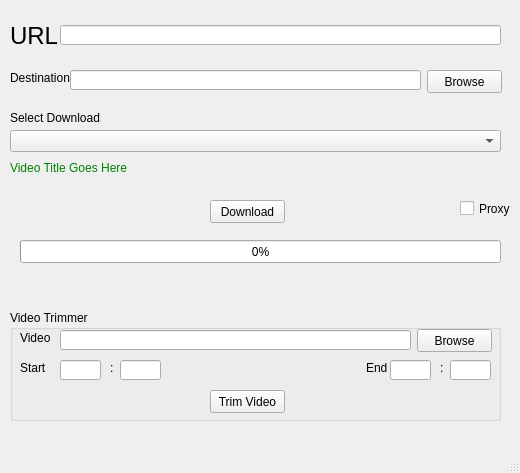
<?xml version="1.0" encoding="UTF-8"?>
<ui version="4.0">
 <class>MainWindow</class>
 <widget class="QMainWindow" name="MainWindow">
  <property name="geometry">
   <rect>
    <x>0</x>
    <y>0</y>
    <width>520</width>
    <height>473</height>
   </rect>
  </property>
  <property name="windowTitle">
   <string>MainWindow</string>
  </property>
  <widget class="QWidget" name="centralwidget">
   <widget class="QLineEdit" name="URLlineEdit">
    <property name="geometry">
     <rect>
      <x>60</x>
      <y>25</y>
      <width>441</width>
      <height>20</height>
     </rect>
    </property>
   </widget>
   <widget class="QLabel" name="label">
    <property name="geometry">
     <rect>
      <x>10</x>
      <y>20</y>
      <width>51</width>
      <height>31</height>
     </rect>
    </property>
    <property name="font">
     <font>
      <pointsize>18</pointsize>
     </font>
    </property>
    <property name="text">
     <string>URL</string>
    </property>
   </widget>
   <widget class="QLineEdit" name="destinationLineEdit">
    <property name="geometry">
     <rect>
      <x>70</x>
      <y>70</y>
      <width>351</width>
      <height>20</height>
     </rect>
    </property>
    <property name="readOnly">
     <bool>true</bool>
    </property>
   </widget>
   <widget class="QLabel" name="label_2">
    <property name="geometry">
     <rect>
      <x>10</x>
      <y>70</y>
      <width>61</width>
      <height>16</height>
     </rect>
    </property>
    <property name="text">
     <string>Destination</string>
    </property>
   </widget>
   <widget class="QPushButton" name="browseButton">
    <property name="geometry">
     <rect>
      <x>427</x>
      <y>70</y>
      <width>75</width>
      <height>23</height>
     </rect>
    </property>
    <property name="text">
     <string>Browse</string>
    </property>
   </widget>
   <widget class="QPushButton" name="downloadButton">
    <property name="geometry">
     <rect>
      <x>210</x>
      <y>200</y>
      <width>75</width>
      <height>23</height>
     </rect>
    </property>
    <property name="text">
     <string>Download</string>
    </property>
   </widget>
   <widget class="QProgressBar" name="progressBar">
    <property name="geometry">
     <rect>
      <x>20</x>
      <y>240</y>
      <width>481</width>
      <height>23</height>
     </rect>
    </property>
    <property name="value">
     <number>0</number>
    </property>
    <property name="textVisible">
     <bool>true</bool>
    </property>
   </widget>
   <widget class="QComboBox" name="comboBox">
    <property name="geometry">
     <rect>
      <x>10</x>
      <y>130</y>
      <width>491</width>
      <height>22</height>
     </rect>
    </property>
   </widget>
   <widget class="QLabel" name="label_3">
    <property name="geometry">
     <rect>
      <x>10</x>
      <y>110</y>
      <width>91</width>
      <height>16</height>
     </rect>
    </property>
    <property name="text">
     <string>Select Download:</string>
    </property>
   </widget>
   <widget class="QLabel" name="titleLabel">
    <property name="geometry">
     <rect>
      <x>10</x>
      <y>160</y>
      <width>491</width>
      <height>16</height>
     </rect>
    </property>
    <property name="text">
     <string>&lt;html&gt;&lt;head/&gt;&lt;body&gt;&lt;p&gt;&lt;span style=&quot; color:#008200;&quot;&gt;Video Title Goes Here&lt;/span&gt;&lt;/p&gt;&lt;/body&gt;&lt;/html&gt;</string>
    </property>
   </widget>
   <widget class="QCheckBox" name="proxyCheckBox">
    <property name="geometry">
     <rect>
      <x>460</x>
      <y>200</y>
      <width>51</width>
      <height>17</height>
     </rect>
    </property>
    <property name="text">
     <string>Proxy</string>
    </property>
   </widget>
   <widget class="QGroupBox" name="groupBox">
    <property name="geometry">
     <rect>
      <x>10</x>
      <y>310</y>
      <width>491</width>
      <height>111</height>
     </rect>
    </property>
    <property name="title">
     <string>Video Trimmer</string>
    </property>
    <widget class="QLabel" name="label_9">
     <property name="geometry">
      <rect>
       <x>430</x>
       <y>50</y>
       <width>41</width>
       <height>16</height>
      </rect>
     </property>
     <property name="text">
      <string>:</string>
     </property>
    </widget>
    <widget class="QLineEdit" name="lineEdit_4">
     <property name="geometry">
      <rect>
       <x>380</x>
       <y>50</y>
       <width>41</width>
       <height>20</height>
      </rect>
     </property>
    </widget>
    <widget class="QLabel" name="label_6">
     <property name="geometry">
      <rect>
       <x>10</x>
       <y>50</y>
       <width>41</width>
       <height>16</height>
      </rect>
     </property>
     <property name="text">
      <string>Start</string>
     </property>
    </widget>
    <widget class="QLineEdit" name="lineEdit_2">
     <property name="geometry">
      <rect>
       <x>110</x>
       <y>50</y>
       <width>41</width>
       <height>20</height>
      </rect>
     </property>
    </widget>
    <widget class="QPushButton" name="browseButton_2">
     <property name="geometry">
      <rect>
       <x>407</x>
       <y>19</y>
       <width>75</width>
       <height>23</height>
      </rect>
     </property>
     <property name="text">
      <string>Browse</string>
     </property>
    </widget>
    <widget class="QLineEdit" name="destinationLineEdit_2">
     <property name="geometry">
      <rect>
       <x>50</x>
       <y>20</y>
       <width>351</width>
       <height>20</height>
      </rect>
     </property>
     <property name="readOnly">
      <bool>true</bool>
     </property>
    </widget>
    <widget class="QLabel" name="label_8">
     <property name="geometry">
      <rect>
       <x>100</x>
       <y>50</y>
       <width>41</width>
       <height>16</height>
      </rect>
     </property>
     <property name="text">
      <string>:</string>
     </property>
    </widget>
    <widget class="QLabel" name="label_7">
     <property name="geometry">
      <rect>
       <x>356</x>
       <y>50</y>
       <width>30</width>
       <height>16</height>
      </rect>
     </property>
     <property name="text">
      <string>End</string>
     </property>
    </widget>
    <widget class="QLineEdit" name="lineEdit">
     <property name="geometry">
      <rect>
       <x>50</x>
       <y>50</y>
       <width>41</width>
       <height>20</height>
      </rect>
     </property>
    </widget>
    <widget class="QLabel" name="label_4">
     <property name="geometry">
      <rect>
       <x>10</x>
       <y>20</y>
       <width>41</width>
       <height>16</height>
      </rect>
     </property>
     <property name="text">
      <string>Video</string>
     </property>
    </widget>
    <widget class="QLineEdit" name="lineEdit_3">
     <property name="geometry">
      <rect>
       <x>440</x>
       <y>50</y>
       <width>41</width>
       <height>20</height>
      </rect>
     </property>
    </widget>
    <widget class="QPushButton" name="browseButton_3">
     <property name="geometry">
      <rect>
       <x>200</x>
       <y>80</y>
       <width>75</width>
       <height>23</height>
      </rect>
     </property>
     <property name="text">
      <string>Trim Video</string>
     </property>
    </widget>
   </widget>
  </widget>
  <widget class="QMenuBar" name="menubar">
   <property name="geometry">
    <rect>
     <x>0</x>
     <y>0</y>
     <width>520</width>
     <height>21</height>
    </rect>
   </property>
  </widget>
  <widget class="QStatusBar" name="statusbar"/>
 </widget>
 <resources/>
 <connections/>
</ui>
